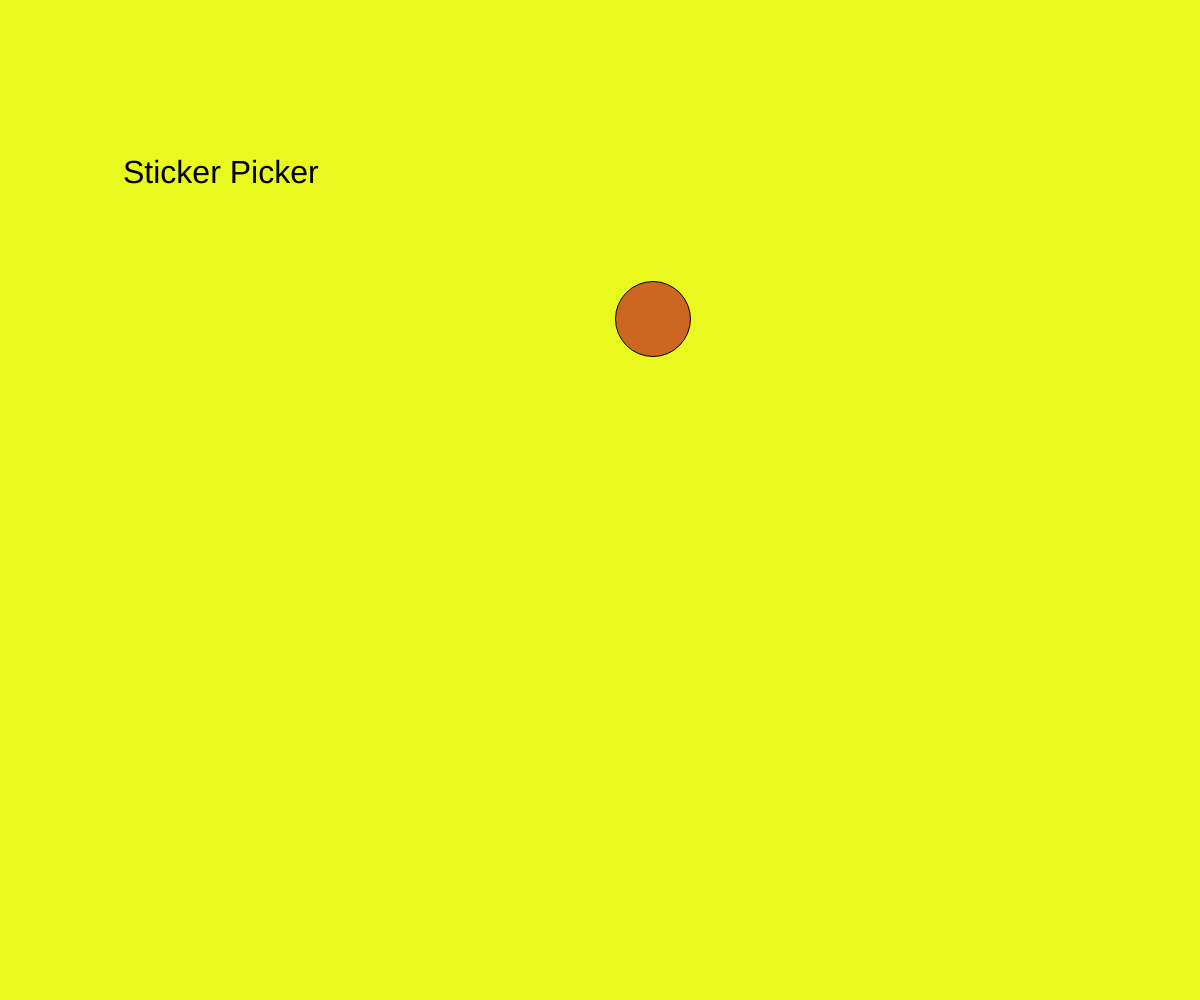
Frame 1 (no input)
Frame 60 (no input): identical to frame 1, image omitted
Frame 120 (the mouse pressed at the canvas centre since frame 60): identical to frame 1, image omitted

The p5.js sketch that drew this single still picture (run headless with seeded random() and noise() and a simulated clock; from frame 60 on, the mouse is pressed at the canvas centre):

// p5.js sketch
// ── sketch.js

/*
Richie Mendelsohn
Pick a random spot to put a sticker on your laptop!
*/

function setup() {
  createCanvas(windowWidth,windowHeight);
  strokeWeight(1);
  background(randNum(20,255),randNum(20,255),randNum(20,255),255);
  
  stickerSize = 75;
  doneYet = false; 
  textSize(32);
  text("Sticker Picker", randNum(20,windowWidth-300), randNum(32,windowHeight-32));
}

function draw() {
  if (doneYet == false){
    fill(randNum(0,255),randNum(0,255),randNum(0,255),255);
    ellipse(randNum(0,windowWidth), randNum(0,windowHeight), stickerSize, stickerSize);
    doneYet = true;
  }
}

function randNum(min, max) {
  return Math.floor(Math.random() * (max - min + 1)) + min;
}
